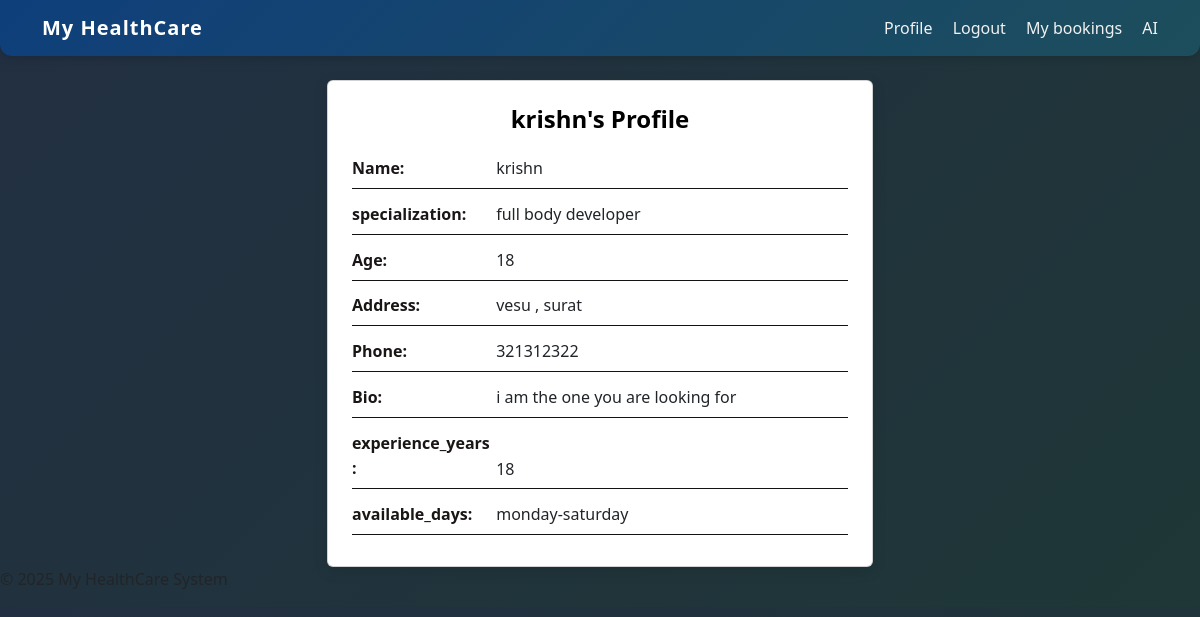
/profile/ (signed in), run on the app's committed database.
### Doctor/models.py (models this page shows, shortened)
class Doctor(models.Model):
    user = models.OneToOneField(User, on_delete=models.CASCADE)
    age = models.PositiveIntegerField()
    address = models.TextField(max_length=200)
    phone_number = models.CharField(max_length=100)
    specialization = models.CharField(max_length=100)
    clinic_name = models.CharField(max_length=100)
    experience_years = models.PositiveIntegerField()
    available_days = models.CharField(max_length=100)
    consulting_fees = models.DecimalField(max_digits=6, decimal_places=2)
    bio = models.CharField(max_length=200, blank=True, null=True)

### Doctor/views.py (the view)
# urls.py: path('profile/', views.profile , name='profile'),
def profile(request):
    user =  request.user
    doctor = Doctor.objects.filter(user=user).first()
    pateint = Patient.objects.filter(user=user).first()
    return render(request , 'profile.html' , {'doctor':doctor , 'patient' : pateint , 'user':user})

### Doctor/templates/profile.html (shortened to what this page needs)
{% extends 'base.html' %}
{% load static %}
{% block style %}<link rel="stylesheet" href="{% static 'profile.css'%}">{% endblock %}
{% block content %}
<div class="row justify-content-center">
    <div class="col-md-6">
        <div class="card p-4">
            <h3 class="text-center">{{ user.username }}'s Profile</h3>
             <p><strong>Name:</strong> {{ user.username }}</p>
             {% if doctor %}
                 <p><strong>specialization:</strong> {{ doctor.specialization }}</p>
                 <p><strong>Age:</strong> {{ doctor.age }}</p>
                 <p><strong>Address:</strong> {{ doctor.address }}</p>
                 <p><strong>Phone:</strong> {{ doctor.phone_number }}</p>
                 <p><strong>Bio:</strong> {{ doctor.bio }}</p>
                 <p><strong>experience_years:</strong> {{ doctor.experience_years }}</p>
                 <p><strong>available_days:</strong> {{ doctor.available_days }}</p>
             {% elif patient %}
                 <p><strong>Age:</strong> {{ patient.age }}</p>
                 <p><strong>Gender:</strong> {{ patient.gender }}</p>
                 <p><strong>Address:</strong> {{ patient.address }}</p>
                 <p><strong>Phone:</strong> {{ patient.phone_number }}</p>
             {% endif %}
        </div>
    </div>
</div>
{% endblock %}

### static/profile.css (style rules this page uses)
body { background: linear-gradient(135deg, #222f42, #1f3737); font-family: 'Segoe UI', Tahoma, Geneva, Verdana, sans-serif; color: #fcfafa; }
.card { background: #252879; border-radius: 16px; box-shadow: 0 4px 15px rgba(0,0,0,0.1); padding: 2rem; transition: transform 0.2s ease, box-shadow 0.2s ease; }
.card h3 { font-size: 1.5rem; font-weight: 600; color: #000000; margin-bottom: 1rem; }
.card p { font-size: 1rem; margin: 0.4rem 0; line-height: 1.6; border-bottom: 1px solid #131313; padding-bottom: 0.4rem; }
.card p strong { color: #1a1616; width: 140px; display: inline-block; }

### data on the page
Doctor: specialization "full body developer", age "18", address "vesu , surat", phone_number "321312322", bio "i am the one you are looking for", experience_years "18", available_days "monday-saturday"

### other printed values
{{ user.username }} "krishn"
